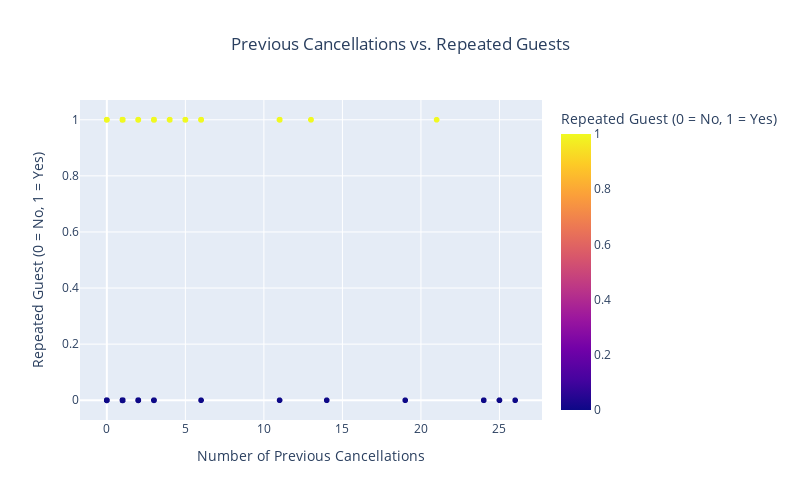

This figure's notebook cell:
### Code cell
# Create a scatter plot using Plotly
fig = px.scatter(df, x='previous_cancellations', y='is_repeated_guest',
                 color='is_repeated_guest',
                 labels={'previous_cancellations': 'Number of Previous Cancellations', 
                         'is_repeated_guest': 'Repeated Guest (0 = No, 1 = Yes)'},
                 title='Previous Cancellations vs. Repeated Guests')
# Update layout for better appearance
fig.update_layout(
    width=800,  # Set the width of the graph
    height=500, # Set the height of the graph
    title_x=0.5 # Center the title
)

# Show the plot
fig.show()

### Figure 1 — Plotly figure (JSON) as saved in the notebook; plotly's stock layout.template omitted (floating-point values rounded to 4 significant figures; data arrays with more than 128 entries replaced by an {"elided": "..."} marker saying what was removed)
{"data": [{"hovertemplate": "Number of Previous Cancellations=%{x}<br>Repeated Guest (0 = No, 1 = Yes)=%{marker.color}<extra></extra>", "legendgroup": "", "marker": {"color": {"elided": "87230 int values"}, "coloraxis": "coloraxis", "symbol": "circle"}, "mode": "markers", "name": "", "showlegend": false, "type": "scattergl", "x": {"elided": "87230 int values"}, "xaxis": "x", "y": {"elided": "87230 int values"}, "yaxis": "y"}], "layout": {"coloraxis": {"colorbar": {"title": {"text": "Repeated Guest (0 = No, 1 = Yes)"}}, "colorscale": [[0, "#0d0887"], [0.1111, "#46039f"], [0.2222, "#7201a8"], [0.3333, "#9c179e"], [0.4444, "#bd3786"], [0.5556, "#d8576b"], [0.6667, "#ed7953"], [0.7778, "#fb9f3a"], [0.8889, "#fdca26"], [1, "#f0f921"]]}, "height": 500, "legend": {"tracegroupgap": 0}, "title": {"text": "Previous Cancellations vs. Repeated Guests", "x": 0.5}, "width": 800, "xaxis": {"anchor": "y", "domain": [0, 1], "title": {"text": "Number of Previous Cancellations"}}, "yaxis": {"anchor": "x", "domain": [0, 1], "title": {"text": "Repeated Guest (0 = No, 1 = Yes)"}}}}
